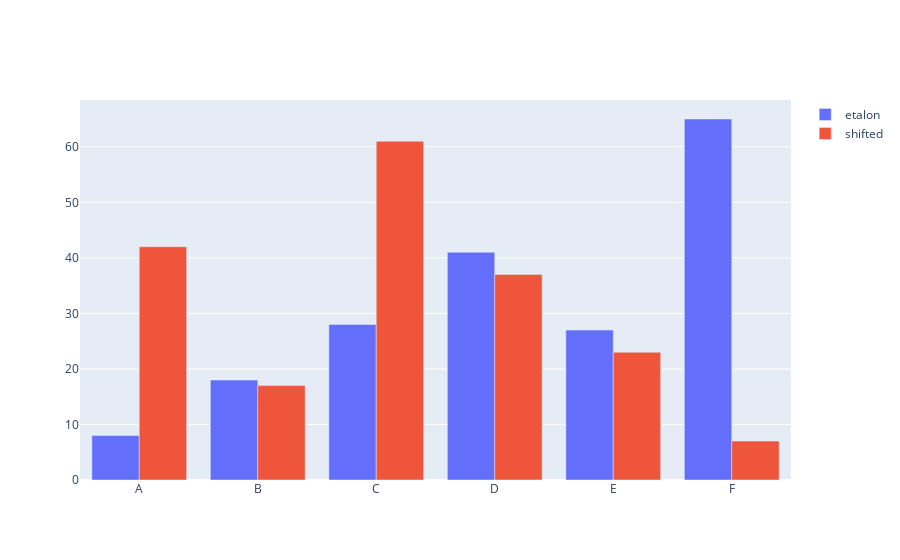

The code cell stored with this chart in its notebook:
### Markdown cell above
Построим распределения значений в обеих выборках

### Code cell
cnt_x = Counter(X)
cnt_y = Counter(Y)
letters = ['A', 'B', 'C', 'D', 'E', 'F']
y1 = [cnt_x[l] for l in letters]
y2 = [cnt_y[l] for l in letters]

traces = []
traces.append(go.Bar(x=letters, y=y1, name='etalon'))
traces.append(go.Bar(x=letters, y=y2, name='shifted'))
fig = go.Figure(data=traces)
iplot(fig)

### Figure 1 — Plotly figure (JSON) as saved in the notebook; plotly's stock layout.template omitted (floating-point values rounded to 4 significant figures)
{"data": [{"name": "etalon", "type": "bar", "x": ["A", "B", "C", "D", "E", "F"], "y": [8, 18, 28, 41, 27, 65]}, {"name": "shifted", "type": "bar", "x": ["A", "B", "C", "D", "E", "F"], "y": [42, 17, 61, 37, 23, 7]}], "layout": {}}
